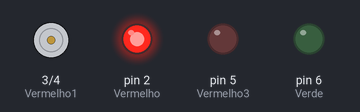
Simulated run of this sketch. Board: Arduino Uno, built with avr-gcc and run on an emulated ATmega328P. On the bench: motor-driver pin pairs drawn as motors (green arrow = first pin HIGH = forward, orange = second pin HIGH = backward, longer = more drive), output pins drawn as LEDs (lit = HIGH).

Above: at 0.1 s.
At 1.6 s:
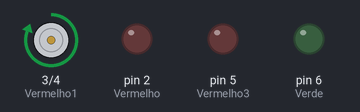
At 3.1 s:
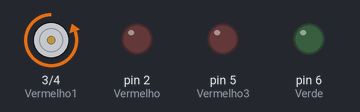
At 10.1 s:
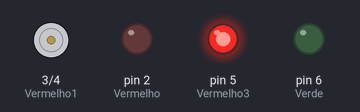
At 17.1 s:
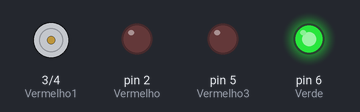
At 30.6 s:
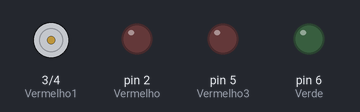
Timing chart, 0 to 40.0 s (numbered marks = the images above):
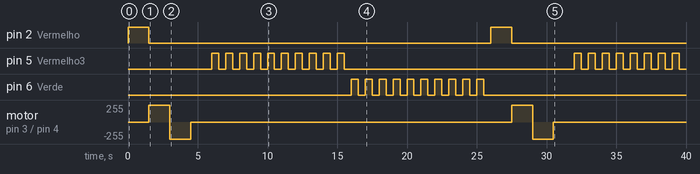

The sketch:

semafaro_unico.ino
```cpp
int const Vermelho = 2;
int const Vermelho1 =  3;
int const Vermelho2 = 4;
int const Vermelho3 = 5;
int const Verde = 6;


int  tempo = 0;


void setup() {
  pinMode(Vermelho,OUTPUT);
  pinMode(Vermelho1,OUTPUT);
  pinMode(Vermelho2,OUTPUT);
  pinMode(Vermelho3,OUTPUT);
  pinMode(Verde,OUTPUT);


}

void loop() {

  digitalWrite(Vermelho,HIGH);

 delay(1500);

 digitalWrite(Vermelho,LOW);
 digitalWrite(Vermelho1,HIGH);

 delay(1500);


 digitalWrite(Vermelho1,LOW);
 digitalWrite(Vermelho2,HIGH);

 delay(1500);


 digitalWrite(Vermelho2,LOW);


 delay(1500);

 tempo = 0;
   while (tempo < 10){
   digitalWrite(Vermelho3,HIGH);
   delay(500);
   digitalWrite(Vermelho3,LOW);
   delay(500);
   tempo++ ;
   }

  digitalWrite(Vermelho3,LOW);


   tempo = 0;

  while  (tempo < 10) {
   digitalWrite(Verde,HIGH);
   delay(500);
   digitalWrite(Verde,LOW);
   tempo++ ;
   delay(500);

  }
  digitalWrite(Verde,LOW);


}
```

Measured:
- by itself, pin 2 (Vermelho): alternates HIGH for 1.5 s and LOW for 24.5 s
- by itself, pin 5 (Vermelho3): goes 9 × (HIGH 0.50 s, LOW 0.50 s), HIGH 0.50 s, LOW 16.5 s, 7 × (HIGH 0.50 s, LOW 0.50 s), HIGH 0.50 s, then LOW
- by itself, pin 6 (Verde): LOW → HIGH at 16.0 s, → LOW 0.50 s later, → HIGH 0.50 s later, → LOW 0.50 s later, … (20 changes in this stretch)
- by itself, motor on pin 3 (Vermelho1) / pin 4 (Vermelho2): stopped → forward 255/255 at 1.5 s, → backward 255/255 1.5 s later, → stopped 1.5 s later, → forward 255/255 23.0 s later, … (6 changes in this stretch)
